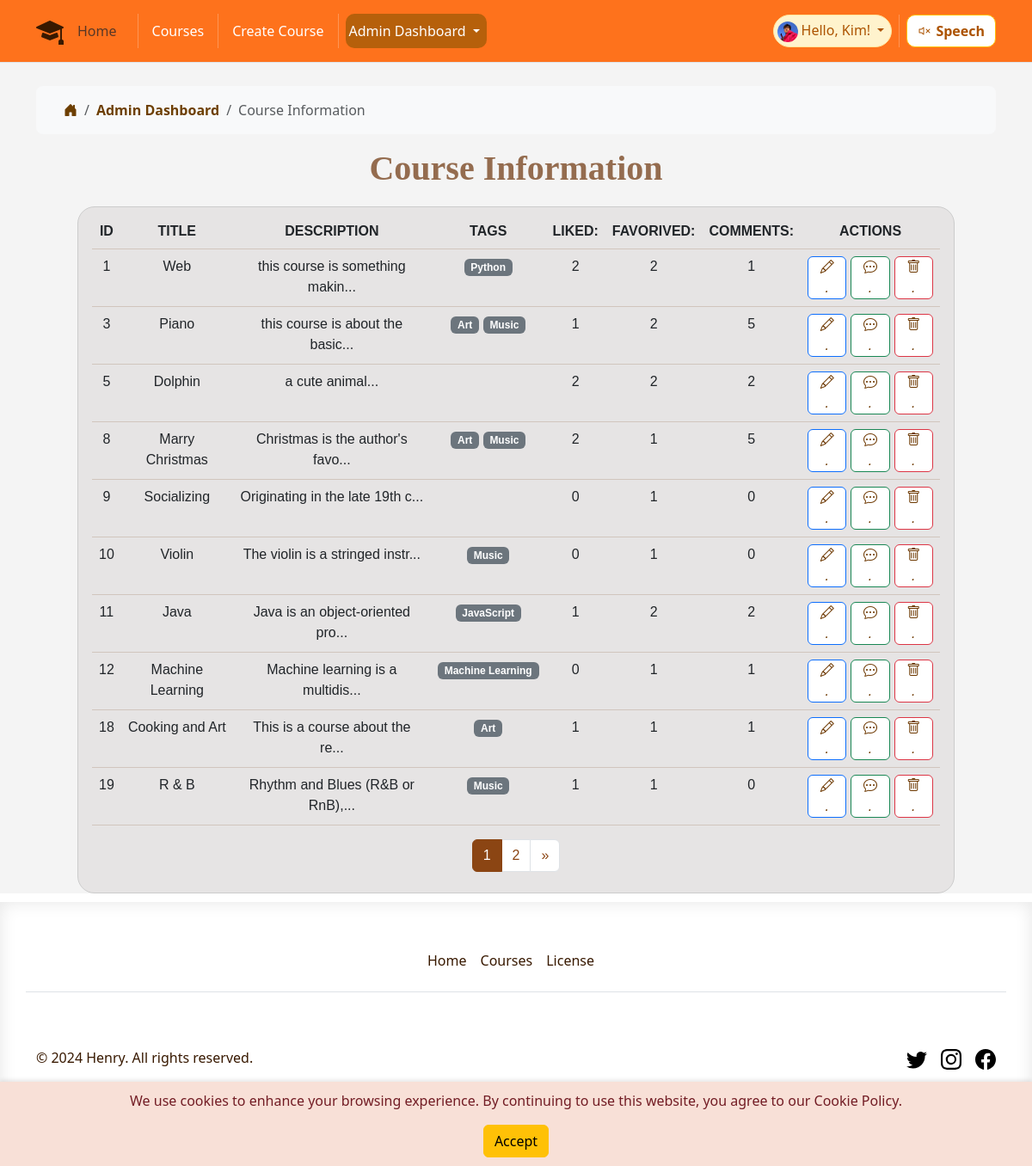
The page /course_record (signed in) on the database as committed earlier.
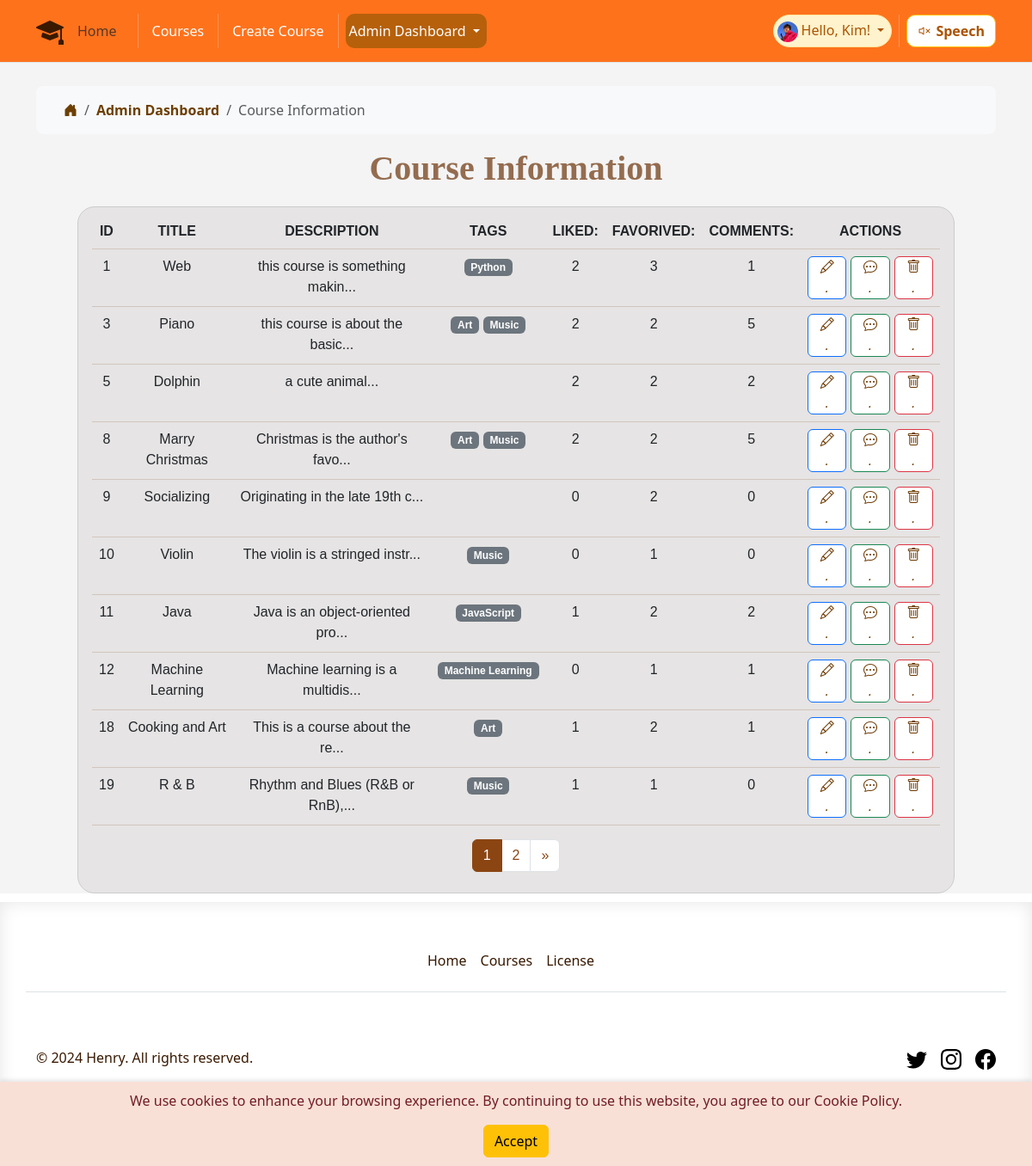
The same page on the database as committed later.
### app/models.py (models this page shows, shortened)
class User(UserMixin, db.Model):
    id = db.Column(db.Integer, primary_key=True)
    username = db.Column(db.String(64), unique=True, nullable=False)
    email = db.Column(db.String(120), unique=True, nullable=False)
    password_hash = db.Column(db.String(128))
    joined_at = db.Column(db.DateTime, default=datetime.utcnow)
    role = db.Column(db.String(64), default='student')
    favorited_courses = db.relationship('Course',
                                        secondary=favorites,
                                        lazy='dynamic',
                                        backref=db.backref('favorited_by',
                                                           lazy='dynamic'))

class Course(db.Model):
    id = db.Column(db.Integer, primary_key=True)
    title = db.Column(db.String(100), nullable=False)
    description = db.Column(db.Text)
    created_at = db.Column(db.DateTime, default=datetime.utcnow)
    updated_at = db.Column(
        db.DateTime, default=datetime.utcnow, onupdate=datetime.utcnow)
    likes_count = db.Column(db.Integer, default=0)
    video_url = db.Column(db.String(255))
    image_url = db.Column(db.String(255))
    liked_by = db.relationship('User',
                               secondary='likes', lazy='dynamic',
                               backref=db.backref('liked_courses',
                                                  lazy='dynamic'))
    tags = db.relationship('Tag',
                           secondary=course_tags,
                           lazy='dynamic',
                           backref=db.backref('courses', lazy='dynamic'))
    comments = db.relationship('Comment', backref='course', lazy='dynamic')

class Tag(db.Model):
    id = db.Column(db.Integer, primary_key=True)
    name = db.Column(db.String(50), unique=True, nullable=False)
    description = db.Column(db.String(200), nullable=True)

### app/routes.py (the view)
@main.route('/course_record', methods=['GET'])
@role_required('manager')
def course_record():
    current_app.logger.info('Entering course_record')
    page = request.args.get('page', 1, type=int)
    per_page = 10
    pagination = Course.query.paginate(
        page=page, per_page=per_page, error_out=False)
    courses = pagination.items
    current_app.logger.info('Exiting course_record')
    return render_template('course_record.html', courses=courses,
                           pagination=pagination)

### app/templates/course_record.html (shortened to what this page needs)
{% extends 'base.html' %}
{% block content %}
<div class="container tittle-box">
    <nav aria-label="breadcrumb">
        <ol class="breadcrumb breadcrumb-chevron p-3 bg-body-tertiary rounded-3">
            <li class="breadcrumb-item">
                <a class="link-body-emphasis" href="{{ url_for('main.index') }}">
                    <svg class="bi svg1">
                        <i class="bi bi-house-door-fill"></i>
                    </svg>
                </a>
            </li>
            <li class="breadcrumb-item">
                <a class="link-body-emphasis fw-semibold text-decoration-none" href="#">Admin Dashboard</a>
            </li>
            <li class="breadcrumb-item active" aria-current="page">
                Course Information
            </li>
        </ol>
    </nav>
</div>
<div class="fancy-tittle">
    <h1 class="fancy-tittle">Course Information</h1>
</div>
<div class="container-fluid px-3 py-2 table-responsive table-box">
    {% if courses %}
    <table class="table table-line">
        <thead class="theadstyle">
            <tr class="text-uppercase">
                <th>ID</th>
                <th>Title</th>
                <th>Description</th>
                <th>Tags</th>
                <th>Liked:</th>
                <th>Favorived:</th>
                <th>Comments:</th>
                <th>Actions</th>
            </tr>
        </thead>
        <tbody>
            {% for course in courses %}
            <tr>
                <td class="form-omi">{{ course.id }}</td>
                <td class="form-omi">{{ course.title }}</td>
                <td class="form-omi">{{ course.description[:30] }}...</td>
                <td class="form-omi">
                    {% if course.tags %}
                    {% for tag in course.tags %}
                    <span class="badge bg-secondary">{{ tag.name }}</span>
                    {% endfor %}
                    {% else %}
                    <span class="badge bg-light">No tags</span>
                    {% endif %}
                </td>
                <td class="form-omi">{{ course.likes_count }}</td>
                <td class="form-omi">{{ course.favorited_by.count() }}</td>
                <td class="form-omi">{{ course.comments.count() }}</td>
                <td>
                    <div class="fun-button">
                        <form action="{{ url_for('main.edit_course', course_id=course.id) }}" method="GET">
                            <button type="submit" class="btn btn-primary">
                                <i class="bi bi-pencil">.</i>
                            </button>
                        </form>
                        <form action="{{ url_for('main.course_comments', course_id=course.id) }}" method="GET">
                            <button type="submit" class="btn btn-success">
                                <i class="bi bi-chat-dots">.</i>
                            </button>
                        </form>
                        <form action="{{ url_for('main.delete_course', course_id=course.id) }}" method="POST"
                            style="display:inline;">
                            <button type="submit" class="btn btn-danger"
                                onclick="return confirm('Are you sure you want to delete this course?');">
                                <i class="bi bi-trash">.</i>
                            </button>
                        </form>
                    </div>
                </td>
            </tr>
            {% endfor %}
        </tbody>
    </table>
    <nav aria-label="Page navigation">
        <ul class="pagination justify-content-center">
            {% for page_num in pagination.iter_pages() %}
            <li class="page-item {% if page_num == pagination.page %}active{% endif %}">
                <a class="page-link" href="{{ url_for('main.course_record', page=page_num) }}">{{ page_num }}</a>
            </li>
            {% endfor %}
            {% if pagination.has_next %}
            <li class="page-item">
                <a class="page-link" href="{{ url_for('main.course_record', page=pagination.next_num) }}"
                    aria-label="Next">
                    <span aria-hidden="true">&raquo;</span>
                </a>
            </li>
            {% endif %}
        </ul>
    </nav>
    {% else %}
    <h1>No courses found.</h1>
    {% endif %}
</div>
{% endblock %}

### app/templates/base.html (shortened to what this page needs)
<!DOCTYPE html>
<html lang="en">
<head>
    <link rel="stylesheet" href="{{ url_for('static', filename='bootstrap/css/bootstrap.min.css') }}">
    <link rel="stylesheet" href="{{ url_for('static', filename='css/style.css') }}">
    <link rel="stylesheet" href="https://cdn.jsdelivr.net/npm/bootstrap-icons@1.10.0/font/bootstrap-icons.css">
</head>
<body onload=getD1()>
    <header class="p-3 mb-3 border-bottom fixed-top  ">
        <div class="container">
            <div class="d-flex flex-wrap align-items-center justify-content-center justify-content-lg-start">
                <div class="d-flex align-items-center mb-2 mb-lg-0 link-body-emphasis">
                    <i class="bi bi-mortarboard-fill logo" role="img"></i>
                </div>
                <ul class="nav col-12 col-lg-auto me-lg-auto mb-2 justify-content-center mb-md-0">
                    <li>
                        <a class="nav-link active text-muted" aria-current="page"
                            href="{{ url_for('main.index') }}">Home</a>
                    </li>
                    <li class="nav-item">
                    </li>
                    <li><a class="nav-link px-2 link-body-emphasis" href="{{ url_for('main.courses') }}">Courses</a>
                    </li>
                    {% if current_user.is_authenticated %}
                    {% if current_user.role== "teacher" or current_user.role == "manager" %}
                    <li class="nav-item">
                    </li>
                    <li><a class="nav-link px-2 link-body-emphasis" href="{{ url_for('main.create_course') }}">Create
                            Course</a>
                    </li>
                    {% endif %}
                    {% if current_user.role== "manager" %}
                    <li class="nav-item">
                    </li>
                    <div class="dropdown d-flex align-items-center p-1 pe-2  nav-drop admin-nav">
                        <a href="#" class="d-block link-body-emphasis text-decoration-none dropdown-toggle"
                            data-bs-toggle="dropdown" aria-expanded="false">
                            Admin Dashboard
                        </a>
                    </div>
                    {% endif %}
                    {% endif %}
                </ul>
                <div class="text-end d-flex ">
                    {% if current_user.is_authenticated %}
                    <div
                        class="dropdown text-endbadge d-flex align-items-center p-1 pe-2 text-warning-emphasis bg-warning-subtle border border-warning-subtle rounded-pill nav-drop">
                        <a href="#" class="d-block link-body-emphasis text-decoration-none dropdown-toggle"
                            data-bs-toggle="dropdown" aria-expanded="false">
                            <img class="rounded-circle me-1" width="24" height="24"
                                src="{{url_for('static', filename= 'image/user.jpg')}}" alt="">Hello, {{
                            current_user.username
                            }}!
                        </a>
                    </div>
                    {% else %}
                    <a class="nav log-button" href="{{ url_for('main.login_register') }}">Login</a>
                    {% endif %}
                    <li class="nav-item">
                    </li>
                    <div class=" text-end ">
                        <button id="readPage" class="btn btn-warning read-button">
                            <i id="speakerIcon" class="bi bi-volume-mute"></i>Speech
                        </button>
                    </div>
                </div>
            </div>
        </div>
    </header>
    <div id="cookie-warning" class="cookie-warning">
        <p>We use cookies to enhance your browsing experience. By continuing to use this website, you agree to our
            Cookie
            Policy.</p>
        <button id="accept-cookie" class="btn btn-warning">Accept</button>
    </div>
    <div class="main-box main-color ">
        {% block content %}{% endblock %}
    </div>
    <button onclick="topFunction()" id="movetop" title="Go to top" class="top_bottom">
    </button>
    <div class="footer-colour theme-font">
        <div class="container ">
            <footer class="py-5">
                <div class="row ">
                    <ul class="nav justify-content-center border-bottom pb-3 mb-3">
                        <li class="nav-item"><a href="{{ url_for('main.index') }}"
                                class="nav-link px-2 text-body-secondary">Home</a></li>
                        <li class="nav-item"><a href="{{ url_for('main.courses') }}"
                                class="nav-link px-2 text-body-secondary">Courses</a></li>
                        <li class="nav-item"><a href="https://www.cac.gov.cn/2017-06/01/c_1121068451.htm"
                                class="nav-link px-2 text-body-secondary" target="_blank">License</a></li>
                    </ul>
                </div>
                <div class="d-flex flex-column flex-sm-row justify-content-between py-4 my-4 ">
                    <p>&copy; 2024 Henry. All rights reserved.</p>
                    <ul class="list-unstyled d-flex">
                        <li class="ms-3 "><a class="link-body-emphasis" href="https://x.com/?lang=zh"
                                aria-label="Twitter" target="_blank"><svg class="bi" width="24" height="24">
                                    <use xlink:href="#twitter" />
                                </svg></a></li>
                        <li class="ms-3"><a class="link-body-emphasis" href="https://www.instagram.com"
                                aria-label="Instagram" target="_blank"><svg class="bi" width="24" height="24">
                                    <use xlink:href="#instagram" />
                                </svg></a></li>
                        <li class="ms-3"><a class="link-body-emphasis"
                                href="https://www.facebook.com/login/?next=https%3A%2F%2Fwww.facebook.com%2F%3Flocale%3Dzh_CN"
                                aria-label="Facebook" target="_blank"><svg class="bi" width="24" height="24">
                                    <use xlink:href="#facebook" />
                                </svg></a></li>
                    </ul>
                </div>
            </footer>
        </div>
    </div>
</body>
</html>

Rows that differ between the two databases and show on the page:
computed for Course "Web": favorited_by.count "2" → "3"
changed Course "Piano": likes_count "1" → "2"
computed for Course "Marry Christmas": favorited_by.count "1" → "2"
computed for Course "Socializing": favorited_by.count "1" → "2"
computed for Course "Cooking and Art": favorited_by.count "1" → "2"
